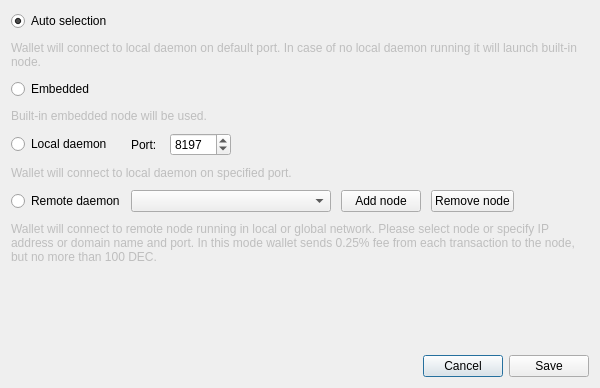
<?xml version="1.0" encoding="UTF-8"?>
<ui version="4.0">
 <class>ConnectionSettingsDialog</class>
 <widget class="QDialog" name="ConnectionSettingsDialog">
  <property name="windowModality">
   <enum>Qt::ApplicationModal</enum>
  </property>
  <property name="geometry">
   <rect>
    <x>0</x>
    <y>0</y>
    <width>600</width>
    <height>388</height>
   </rect>
  </property>
  <property name="windowTitle">
   <string>Connection settings</string>
  </property>
  <layout class="QGridLayout" name="gridLayout_2">
   <item row="2" column="0">
    <layout class="QHBoxLayout" name="horizontalLayout">
     <item>
      <spacer name="horizontalSpacer">
       <property name="orientation">
        <enum>Qt::Horizontal</enum>
       </property>
       <property name="sizeHint" stdset="0">
        <size>
         <width>40</width>
         <height>20</height>
        </size>
       </property>
      </spacer>
     </item>
     <item>
      <widget class="QPushButton" name="connectionCancelButton">
       <property name="text">
        <string>Cancel</string>
       </property>
      </widget>
     </item>
     <item>
      <widget class="QPushButton" name="connectionSaveButton">
       <property name="text">
        <string>Save</string>
       </property>
      </widget>
     </item>
    </layout>
   </item>
   <item row="0" column="0">
    <layout class="QGridLayout" name="gridLayout">
     <property name="sizeConstraint">
      <enum>QLayout::SetMaximumSize</enum>
     </property>
     <property name="verticalSpacing">
      <number>10</number>
     </property>
     <item row="0" column="0">
      <widget class="QRadioButton" name="radioButton_1">
       <property name="enabled">
        <bool>true</bool>
       </property>
       <property name="text">
        <string>Auto selection</string>
       </property>
       <property name="checked">
        <bool>true</bool>
       </property>
      </widget>
     </item>
     <item row="1" column="0" colspan="2">
      <widget class="QLabel" name="label">
       <property name="enabled">
        <bool>false</bool>
       </property>
       <property name="text">
        <string>Wallet will connect to local daemon on default port. In case of no local daemon running it will launch built-in node.</string>
       </property>
       <property name="wordWrap">
        <bool>true</bool>
       </property>
      </widget>
     </item>
     <item row="2" column="0">
      <widget class="QRadioButton" name="radioButton_2">
       <property name="text">
        <string>Embedded</string>
       </property>
      </widget>
     </item>
     <item row="3" column="0" colspan="2">
      <widget class="QLabel" name="label_2">
       <property name="enabled">
        <bool>false</bool>
       </property>
       <property name="text">
        <string>Built-in embedded node will be used.</string>
       </property>
       <property name="wordWrap">
        <bool>true</bool>
       </property>
      </widget>
     </item>
     <item row="4" column="0">
      <widget class="QRadioButton" name="radioButton_3">
       <property name="text">
        <string>Local daemon</string>
       </property>
      </widget>
     </item>
     <item row="4" column="1">
      <layout class="QHBoxLayout" name="horizontalLayout_2">
       <property name="spacing">
        <number>10</number>
       </property>
       <item>
        <widget class="QLabel" name="label_3">
         <property name="text">
          <string>Port: </string>
         </property>
        </widget>
       </item>
       <item>
        <widget class="QSpinBox" name="m_localDaemonPort">
         <property name="minimum">
          <number>0</number>
         </property>
         <property name="maximum">
          <number>65535</number>
         </property>
         <property name="value">
          <number>8197</number>
         </property>
         <property name="displayIntegerBase">
          <number>10</number>
         </property>
        </widget>
       </item>
       <item>
        <spacer name="horizontalSpacer_2">
         <property name="orientation">
          <enum>Qt::Horizontal</enum>
         </property>
         <property name="sizeHint" stdset="0">
          <size>
           <width>40</width>
           <height>20</height>
          </size>
         </property>
        </spacer>
       </item>
      </layout>
     </item>
     <item row="5" column="0" colspan="2">
      <widget class="QLabel" name="label_4">
       <property name="enabled">
        <bool>false</bool>
       </property>
       <property name="text">
        <string>Wallet will connect to local daemon on specified port.</string>
       </property>
       <property name="wordWrap">
        <bool>true</bool>
       </property>
      </widget>
     </item>
     <item row="6" column="0">
      <widget class="QRadioButton" name="radioButton_4">
       <property name="text">
        <string>Remote daemon</string>
       </property>
      </widget>
     </item>
     <item row="6" column="1">
      <layout class="QHBoxLayout" name="horizontalLayout_3">
       <property name="spacing">
        <number>10</number>
       </property>
       <item>
        <widget class="QComboBox" name="remoteNodesComboBox">
         <property name="minimumSize">
          <size>
           <width>200</width>
           <height>0</height>
          </size>
         </property>
         <property name="editable">
          <bool>false</bool>
         </property>
         <property name="insertPolicy">
          <enum>QComboBox::InsertAtTop</enum>
         </property>
        </widget>
       </item>
       <item>
        <widget class="QPushButton" name="addNodeButton">
         <property name="text">
          <string>Add node</string>
         </property>
         <property name="icon">
          <iconset resource="../../resources.qrc">
           <normaloff>:/icons/add</normaloff>:/icons/add</iconset>
         </property>
        </widget>
       </item>
       <item>
        <widget class="QPushButton" name="removeNodeButton">
         <property name="text">
          <string>Remove node</string>
         </property>
         <property name="icon">
          <iconset resource="../../resources.qrc">
           <normaloff>:/icons/remove</normaloff>:/icons/remove</iconset>
         </property>
        </widget>
       </item>
       <item>
        <spacer name="horizontalSpacer_3">
         <property name="orientation">
          <enum>Qt::Horizontal</enum>
         </property>
         <property name="sizeHint" stdset="0">
          <size>
           <width>40</width>
           <height>20</height>
          </size>
         </property>
        </spacer>
       </item>
      </layout>
     </item>
     <item row="7" column="0" colspan="2">
      <widget class="QLabel" name="label_5">
       <property name="enabled">
        <bool>false</bool>
       </property>
       <property name="sizePolicy">
        <sizepolicy hsizetype="Preferred" vsizetype="MinimumExpanding">
         <horstretch>0</horstretch>
         <verstretch>0</verstretch>
        </sizepolicy>
       </property>
       <property name="minimumSize">
        <size>
         <width>0</width>
         <height>40</height>
        </size>
       </property>
       <property name="text">
        <string>Wallet will connect to remote node running in local or global network. Please select node or specify IP address or domain name and port. In this mode wallet sends 0.25% fee from each transaction to the node, but no more than 100 DEC.</string>
       </property>
       <property name="wordWrap">
        <bool>true</bool>
       </property>
      </widget>
     </item>
    </layout>
   </item>
   <item row="1" column="0">
    <spacer name="verticalSpacer">
     <property name="orientation">
      <enum>Qt::Vertical</enum>
     </property>
     <property name="sizeHint" stdset="0">
      <size>
       <width>20</width>
       <height>40</height>
      </size>
     </property>
    </spacer>
   </item>
  </layout>
 </widget>
 <resources>
  <include location="../../resources.qrc"/>
 </resources>
 <connections>
  <connection>
   <sender>connectionCancelButton</sender>
   <signal>clicked()</signal>
   <receiver>ConnectionSettingsDialog</receiver>
   <slot>reject()</slot>
   <hints>
    <hint type="sourcelabel">
     <x>549</x>
     <y>259</y>
    </hint>
    <hint type="destinationlabel">
     <x>338</x>
     <y>140</y>
    </hint>
   </hints>
  </connection>
  <connection>
   <sender>connectionSaveButton</sender>
   <signal>clicked()</signal>
   <receiver>ConnectionSettingsDialog</receiver>
   <slot>accept()</slot>
   <hints>
    <hint type="sourcelabel">
     <x>630</x>
     <y>259</y>
    </hint>
    <hint type="destinationlabel">
     <x>338</x>
     <y>140</y>
    </hint>
   </hints>
  </connection>
  <connection>
   <sender>addNodeButton</sender>
   <signal>clicked()</signal>
   <receiver>ConnectionSettingsDialog</receiver>
   <slot>addNodeClicked()</slot>
   <hints>
    <hint type="sourcelabel">
     <x>361</x>
     <y>153</y>
    </hint>
    <hint type="destinationlabel">
     <x>290</x>
     <y>135</y>
    </hint>
   </hints>
  </connection>
  <connection>
   <sender>removeNodeButton</sender>
   <signal>clicked()</signal>
   <receiver>ConnectionSettingsDialog</receiver>
   <slot>removeNodeClicked()</slot>
   <hints>
    <hint type="sourcelabel">
     <x>459</x>
     <y>177</y>
    </hint>
    <hint type="destinationlabel">
     <x>299</x>
     <y>193</y>
    </hint>
   </hints>
  </connection>
 </connections>
</ui>
